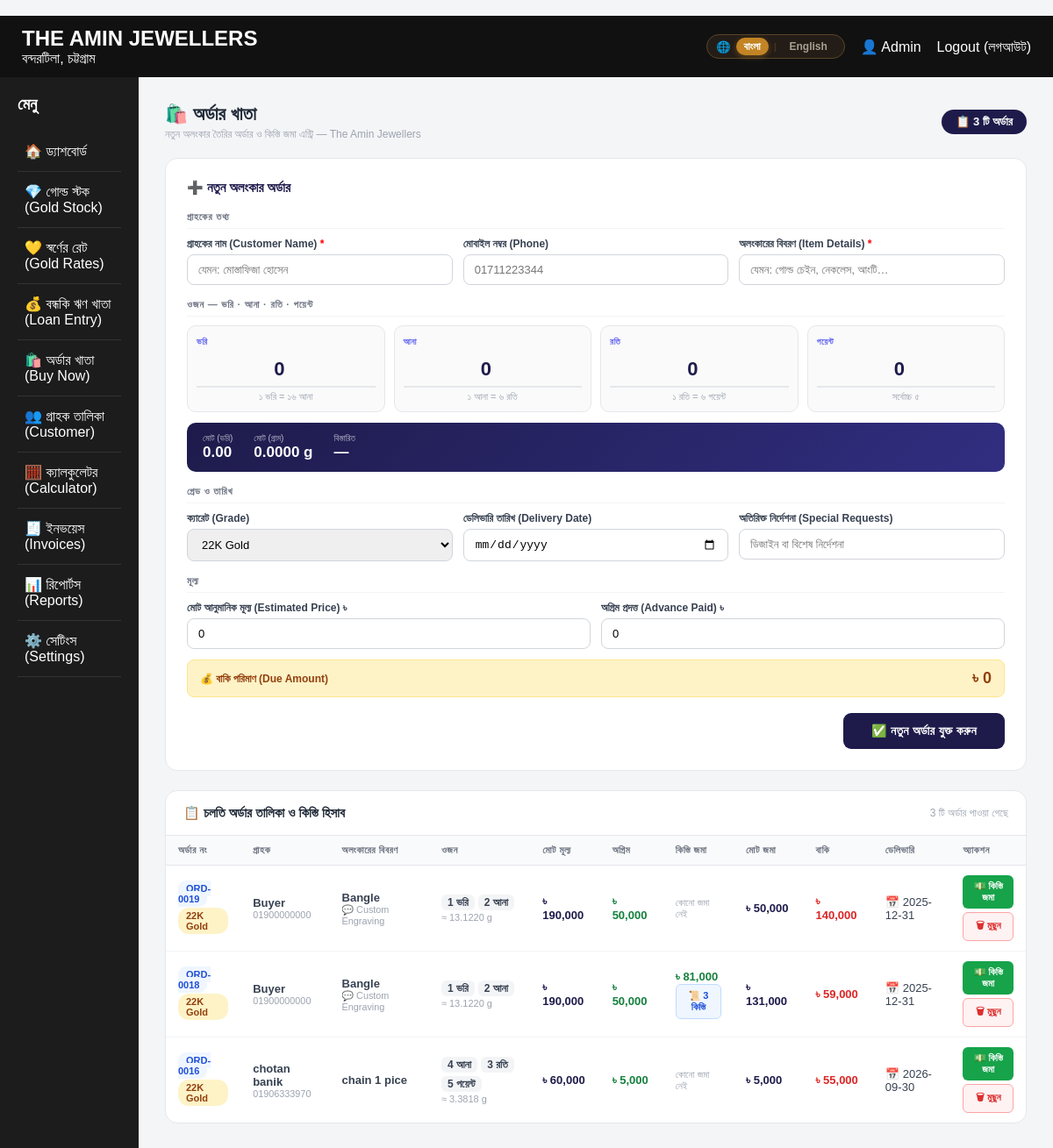
Page /buy-now (signed in) on the committed database.
### tables this page shows
CREATE TABLE buy_orders (
            id INTEGER PRIMARY KEY AUTOINCREMENT,
            customer_name TEXT NOT NULL,
            mobile TEXT,
            item_details TEXT NOT NULL,
            grade TEXT NOT NULL,
            bhori_weight REAL NOT NULL DEFAULT 0,
            ana_weight REAL NOT NULL DEFAULT 0,
            estimated_price REAL NOT NULL DEFAULT 0,
            advance_paid REAL NOT NULL DEFAULT 0,
            delivery_date TEXT,
            special_requests TEXT,
            status TEXT NOT NULL DEFAULT 'Pending',
            created_at TIMESTAMP DEFAULT CURRENT_TIMESTAMP
        , rati_weight REAL NOT NULL DEFAULT 0, point_weight REAL NOT NULL DEFAULT 0, total_weight_gram REAL NOT NULL DEFAULT 0);

### app.py (the view, shortened to what this page needs)
@app.route("/buy-now", methods=["GET", "POST"])
@login_required
def buy_now():
    conn = get_db()
    orders_raw = conn.execute("SELECT * FROM buy_orders ORDER BY id DESC").fetchall()
    orders = []
    for row in orders_raw:
        od = dict(row)
        payments = conn.execute(
            "SELECT * FROM order_payments WHERE order_id = ? ORDER BY id ASC",
            (od["id"],)
        ).fetchall()
        installment_sum = sum(p["amount"] for p in payments)
        od["payments"] = payments
        od["installment_sum"] = installment_sum
        od["total_paid"] = od["advance_paid"] + installment_sum
        od["due_amount"] = max(0.0, od["estimated_price"] - od["total_paid"])
        orders.append(od)
    return render_template("buy_now.html", orders=orders)

### app.py (called while the page is built)
def get_db():
    if "db" not in g:
        g.db = sqlite3.connect(DATABASE)
        g.db.row_factory = sqlite3.Row
    return g.db

def login_required(f):
    @wraps(f)
    def decorated_function(*args, **kwargs):
        if "user" not in session:
            return redirect("/")
        return f(*args, **kwargs)
    return decorated_function

### templates/buy_now.html (shortened to what this page needs)
﻿{% extends "base.html" %}
{% block content %}
<div class="ord-header">
  <div>
    <h1>🛍️ অর্ডার খাতা</h1>
    <p>নতুন অলংকার তৈরির অর্ডার ও কিস্তি জমা এন্ট্রি — The Amin Jewellers</p>
  </div>
  <span class="ord-count">📋 {{ orders|length }} টি অর্ডার</span>
</div>
<div class="form-card">
  <h2>➕ নতুন অলংকার অর্ডার</h2>
  <form method="POST" action="{{ url_for('buy_now') }}" id="orderForm">
    <div class="form-section-label">গ্রাহকের তথ্য</div>
    <div class="grid-3">
      <div class="fg">
        <label>গ্রাহকের নাম (Customer Name) <b style="color:red">*</b></label>
        <input name="customer_name" placeholder="যেমন: মোস্তাফিজা হোসেন" required>
      </div>
      <div class="fg">
        <label>মোবাইল নম্বর (Phone)</label>
        <input name="mobile" placeholder="01711223344">
      </div>
      <div class="fg">
        <label>অলংকারের বিবরণ (Item Details) <b style="color:red">*</b></label>
        <input name="item_details" placeholder="যেমন: গোল্ড চেইন, নেকলেস, আংটি…" required>
      </div>
    </div>
    <div class="form-section-label">ওজন — ভরি · আনা · রতি · পয়েন্ট</div>
    <div class="weight-row">
      <div class="weight-box">
        <span class="unit-label">ভরি</span>
        <input type="number" name="bhori_weight" id="w_bhori" min="0" step="1" value="0" oninput="calcWeight()">
        <span class="bn-label">১ ভরি = ১৬ আনা</span>
      </div>
      <div class="weight-box">
        <span class="unit-label">আনা</span>
        <input type="number" name="ana_weight" id="w_ana" min="0" max="15" step="1" value="0" oninput="calcWeight()">
        <span class="bn-label">১ আনা = ৬ রতি</span>
      </div>
      <div class="weight-box">
        <span class="unit-label">রতি</span>
        <input type="number" name="rati_weight" id="w_rati" min="0" max="5" step="1" value="0" oninput="calcWeight()">
        <span class="bn-label">১ রতি = ৬ পয়েন্ট</span>
      </div>
      <div class="weight-box">
        <span class="unit-label">পয়েন্ট</span>
        <input type="number" name="point_weight" id="w_point" min="0" max="5" step="1" value="0" oninput="calcWeight()">
        <span class="bn-label">সর্বোচ্চ ৫</span>
      </div>
    </div>
    <div class="weight-result" id="weightResult">
      <div class="wr-item"><div class="lbl">মোট (ভরি)</div><div class="val" id="res_bhori">0.00</div></div>
      <div class="wr-item"><div class="lbl">মোট (গ্রাম)</div><div class="val" id="res_gram">0.0000 g</div></div>
      <div class="wr-item"><div class="lbl">বিস্তারিত</div><div class="val" id="res_detail">—</div></div>
    </div>
    <div class="form-section-label">গ্রেড ও তারিখ</div>
    <div class="grid-3">
      <div class="fg">
        <label>ক্যারেট (Grade)</label>
        <select name="grade">
          <option>22K Gold</option>
        </select>
      </div>
      <div class="fg">
        <label>ডেলিভারি তারিখ (Delivery Date)</label>
        <input type="date" name="delivery_date">
      </div>
      <div class="fg">
        <label>অতিরিক্ত নির্দেশনা (Special Requests)</label>
        <input name="special_requests" placeholder="ডিজাইন বা বিশেষ নির্দেশনা">
      </div>
    </div>
    <div class="form-section-label">মূল্য</div>
    <div class="price-row">
      <div class="fg">
        <label>মোট আনুমানিক মূল্য (Estimated Price) ৳</label>
        <input type="number" name="estimated_price" id="est_price" min="0" step="1" value="0" oninput="calcDue()">
      </div>
      <div class="fg">
        <label>অগ্রিম প্রদত্ত (Advance Paid) ৳</label>
        <input type="number" name="advance_paid" id="adv_paid" min="0" step="1" value="0" oninput="calcDue()">
      </div>
    </div>
    <div class="due-preview">
      <span class="lbl">💰 বাকি পরিমাণ (Due Amount)</span>
      <span class="val" id="due_amount">৳ 0</span>
    </div>
    <div class="form-footer">
      <button type="submit" class="btn-submit">✅ নতুন অর্ডার যুক্ত করুন</button>
    </div>
  </form>
</div>
<div class="orders-card">
  <div class="orders-head">
    <h2>📋 চলতি অর্ডার তালিকা ও কিস্তি হিসাব</h2>
    <span style="font-size:12px; color:#9ca3af;">{{ orders|length }} টি অর্ডার পাওয়া গেছে</span>
  </div>
  <div class="table-scroll">
    <table>
      <thead>
        <tr>
          <th>অর্ডার নং</th>
          <th>গ্রাহক</th>
          <th>অলংকারের বিবরণ</th>
          <th>ওজন</th>
          <th>মোট মূল্য</th>
          <th>অগ্রিম</th>
          <th>কিস্তি জমা</th>
          <th>মোট জমা</th>
          <th>বাকি</th>
          <th>ডেলিভারি</th>
          <th>অ্যাকশন</th>
        </tr>
      </thead>
      <tbody>
        {% for o in orders %}
        <tr>
          <td>
            <span class="ord-id">ORD-{{ "%04d"|format(o['id']) }}</span><br>
            <span class="grade-badge" style="margin-top:4px; display:inline-block;">{{ o['grade'] }}</span>
          </td>
          <td>
            <strong>{{ o['customer_name'] }}</strong><br>
            <small style="color:#9ca3af;">{{ o['mobile'] or 'মোবাইল নেই' }}</small>
          </td>
          <td>
            <strong>{{ o['item_details'] }}</strong>
            {% if o['special_requests'] %}
            <br><small style="color:#9ca3af;">💬 {{ o['special_requests'][:40] }}{% if o['special_requests']|length > 40 %}…{% endif %}</small>
            {% endif %}
          </td>
          <td>
            <div class="wt-pill">
              {% if o['bhori_weight']  %}<span>{{ o['bhori_weight']|int }} ভরি</span>{% endif %}
              {% if o['ana_weight']    %}<span>{{ o['ana_weight']|int }} আনা</span>{% endif %}
              {% if o['rati_weight']   %}<span>{{ o['rati_weight']|int }} রতি</span>{% endif %}
              {% if o['point_weight']  %}<span>{{ o['point_weight']|int }} পয়েন্ট</span>{% endif %}
            </div>
            {% if o['total_weight_gram'] %}
            <span class="wt-gram">≈ {{ "%.4f"|format(o['total_weight_gram']) }} g</span>
            {% endif %}
          </td>
          <td><span class="money-main">৳ {{ "{:,.0f}".format(o['estimated_price']) }}</span></td>
          <td><span class="money-green">৳ {{ "{:,.0f}".format(o['advance_paid']) }}</span></td>
          <td>
            {% if o['installment_sum'] > 0 %}
              <span class="money-green">৳ {{ "{:,.0f}".format(o['installment_sum']) }}</span><br>
              <button type="button" class="btn-history" onclick="viewPayments({{ o['id'] }}, '{{ o['customer_name']|e }}', 'ORD-{{ '%04d'|format(o['id']) }}', {{ o['estimated_price'] }}, {{ o['total_paid'] }}, {{ o['due_amount'] }})">
                📜 {{ o['payments']|length }} কিস্তি
              </button>
            {% else %}
              <span style="color:#9ca3af; font-size:11px;">কোনো জমা নেই</span>
            {% endif %}
          </td>
          <td><strong style="color:#1e1b4b;">৳ {{ "{:,.0f}".format(o['total_paid']) }}</strong></td>
          <td>
            {% if o['due_amount'] <= 0 %}
              <span class="status-complete">✅ পরিশোধিত</span>
            {% else %}
              <span class="money-red">৳ {{ "{:,.0f}".format(o['due_amount']) }}</span>
            {% endif %}
          </td>
          <td>
            {% if o['delivery_date'] %}
              📅 {{ o['delivery_date'] }}
            {% else %}
              <span style="color:#d1d5db;">—</span>
            {% endif %}
          </td>
          <td>
            <div style="display:flex; flex-direction:column; gap:4px;">
              {% if o['due_amount'] > 0 %}
                <button type="button" class="btn-kisti" onclick="openPaymentModal({{ o['id'] }}, '{{ o['customer_name']|e }}', 'ORD-{{ '%04d'|format(o['id']) }}', {{ o['estimated_price'] }}, {{ o['due_amount'] }})">
                  💵 কিস্তি জমা
                </button>
              {% else %}
                <button type="button" class="btn-history" onclick="viewPayments({{ o['id'] }}, '{{ o['customer_name']|e }}', 'ORD-{{ '%04d'|format(o['id']) }}', {{ o['estimated_price'] }}, {{ o['total_paid'] }}, 0)">
                  📜 রসিদ/বিবরণ
                </button>
              {% endif %}
              <form action="{{ url_for('delete_buy_order', order_id=o['id']) }}" method="POST"
                    onsubmit="return confirm('ORD-{{ '%04d'|format(o['id']) }} মুছবেন?')">
                <button type="submit" class="btn-del-row" style="width:100%;">🗑 মুছুন</button>
              </form>
            </div>
          </td>
        </tr>
        {% else %}
        <tr>
          <td colspan="11">
            <div class="empty-state">📦 এখনও কোনো অর্ডার নেই। উপরের ফর্ম থেকে নতুন অর্ডার যোগ করুন।</div>
          </td>
        </tr>
        {% endfor %}
      </tbody>
    </table>
  </div>
</div>
{% endblock %}

### static/css/style.css (style rules this page uses)
* { box-sizing: border-box; margin: 0; padding: 0; }
body { font-family: Arial, sans-serif; background: #f4f5f7; }
.table-scroll { overflow-x: auto; }

### rows in the picture
buy_orders: id "0019", grade "22K Gold", customer_name "Buyer", mobile "01900000000", item_details "Bangle", special_requests "Custom Engraving", bhori_weight "1", ana_weight "2", total_weight_gram "13.1220", estimated_price "190,000", advance_paid "50,000", shows "কোনো জমা নেই", total_paid "50,000", due_amount "140,000", delivery_date "2025-12-31"
buy_orders: id "0018", grade "22K Gold", customer_name "Buyer", mobile "01900000000", item_details "Bangle", special_requests "Custom Engraving", bhori_weight "1", ana_weight "2", total_weight_gram "13.1220", estimated_price "190,000", advance_paid "50,000", installment_sum "81,000", payments|length "3", total_paid "131,000", due_amount "59,000", delivery_date "2025-12-31"
buy_orders: id "0016", grade "22K Gold", customer_name "chotan banik", mobile "01906333970", item_details "chain 1 pice", ana_weight "4", rati_weight "3", point_weight "5", total_weight_gram "3.3818", estimated_price "60,000", advance_paid "5,000", shows "কোনো জমা নেই", total_paid "5,000", due_amount "55,000", delivery_date "2026-09-30"

### other values in the picture
{{ username or 'Admin' }} "Admin"
{{ orders|length }} "3"
